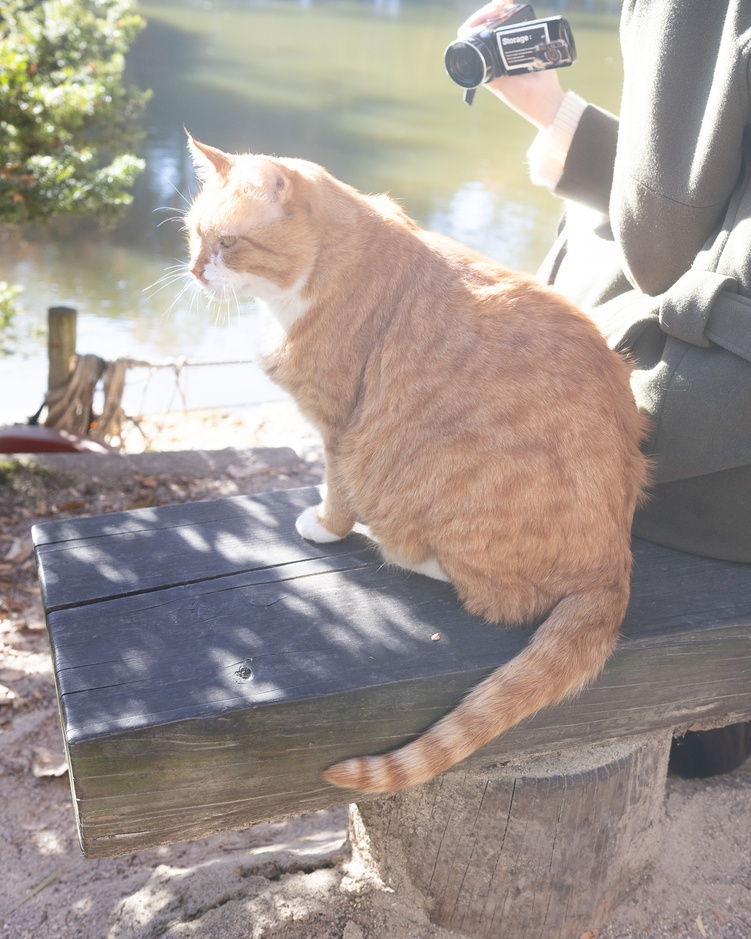
//> input picture HelloCV/images/sample_image.jpg, 751 x 939 px, shrunk from 1638 x 2048 before the run
$ ./main   (built with g++ and OpenCV 4)
//> lines starting //> are read from the running program, lines starting //| are printed output that depends on the picture
#include <opencv2/opencv.hpp>
#include <iostream>

using namespace cv;
using namespace std;

int main(int ac, char** av) {

    Mat img_1 = imread("images/sample_image.jpg", 0);    //이미지를 grayscale로 불러옴
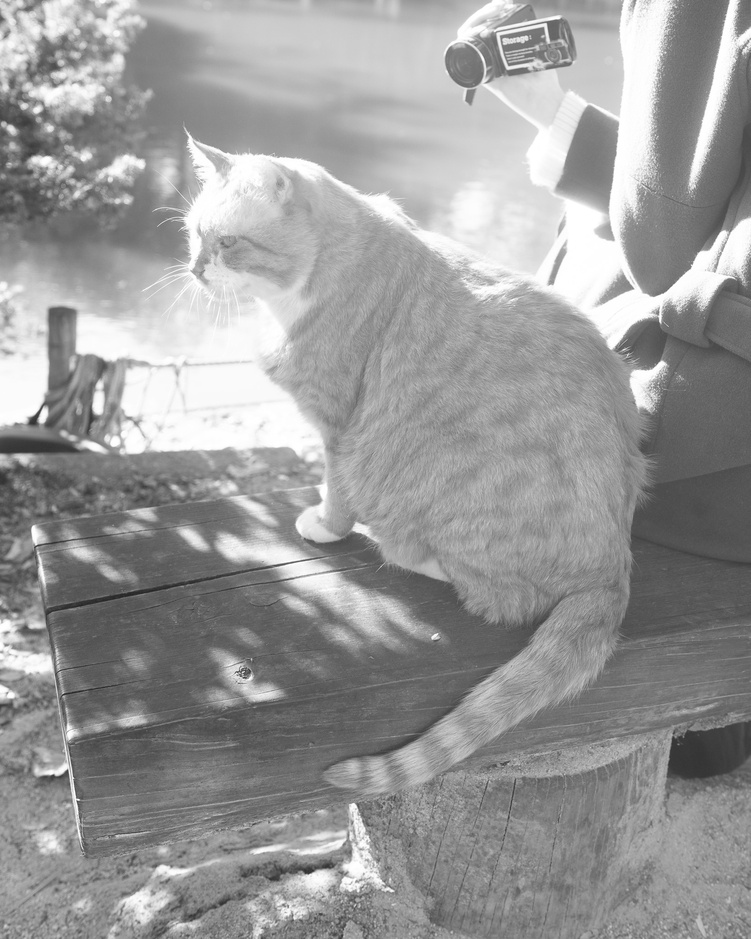
//> img_1: 939 rows x 751 cols, CV_8UC1; min 34, max 255, mean 153.3

    Mat img_2 = img_1 * 2;
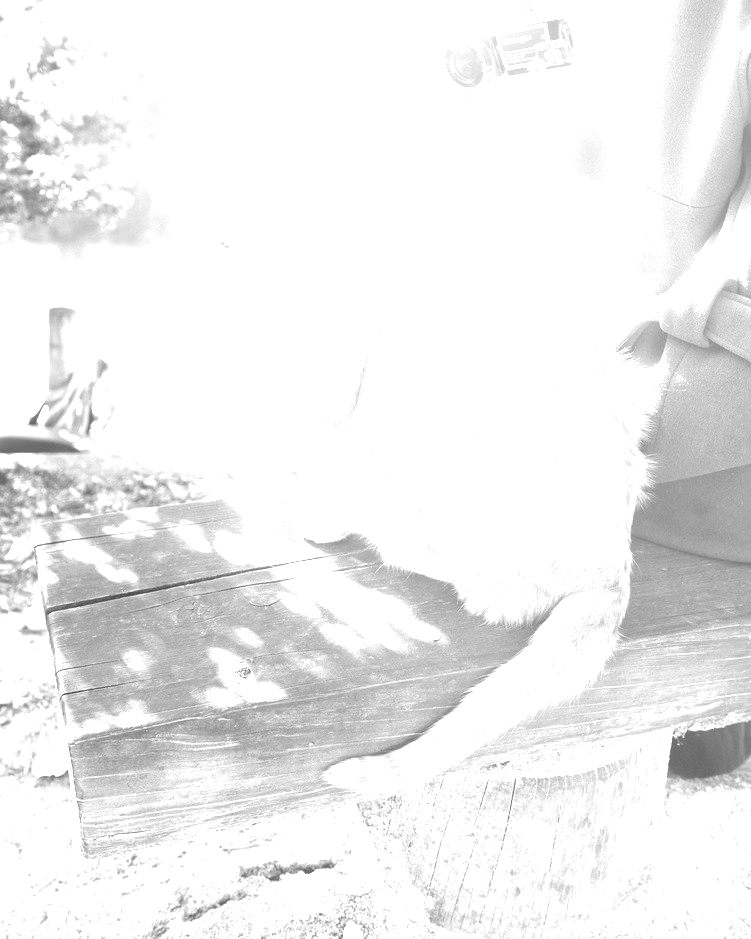
//> img_2: 939 rows x 751 cols, CV_8UC1; min 68, max 255, mean 238.9
    Mat img_3 = img_1 / 2;
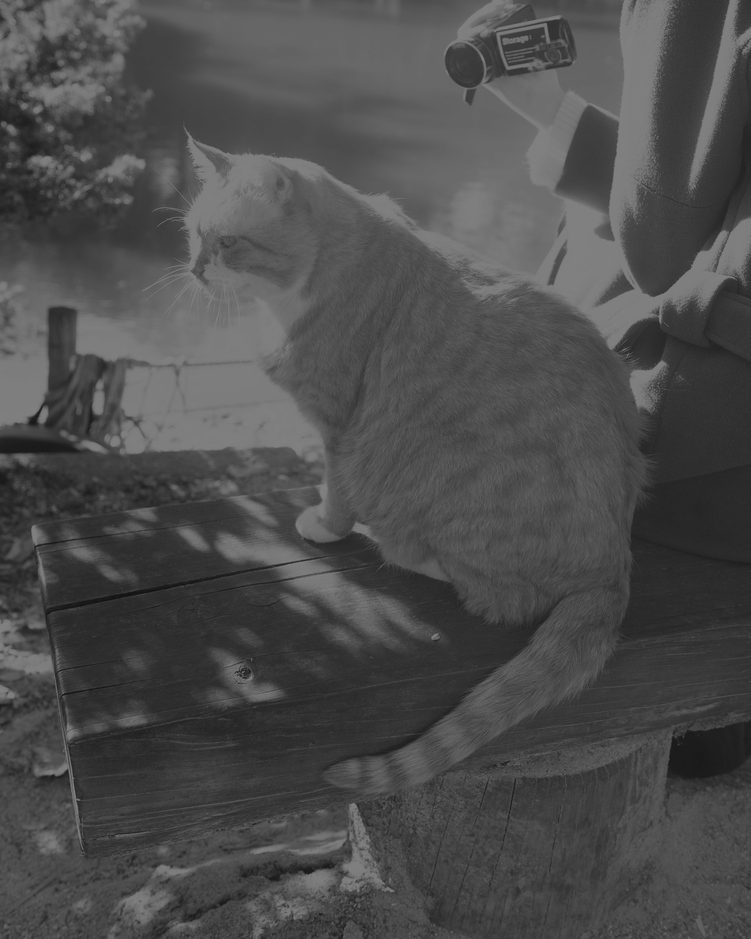
//> img_3: 939 rows x 751 cols, CV_8UC1; min 17, max 128, mean 76.7
    Mat img_hist;

    // convert RGB image to gray
    cv::cvtColor(frame, gray, CV_RGB2GRAY);
//> (this line was passed over: frame is not available in this run)

    const int* channel_numbers = { 0 };
    float channel_range[] = { 0.0, 255.0 };
    const float* channel_ranges = channel_range;
    int number_bins = 255;

//> (the run ends here: the program needs code that is not available in this run, at `calcHist(&img_1, 1, channel_numbers, Mat(), histogram, 1, &number_bins..`)

$ run again, with HelloCV/images/road_image.JPG copied over HelloCV/images/sample_image.jpg
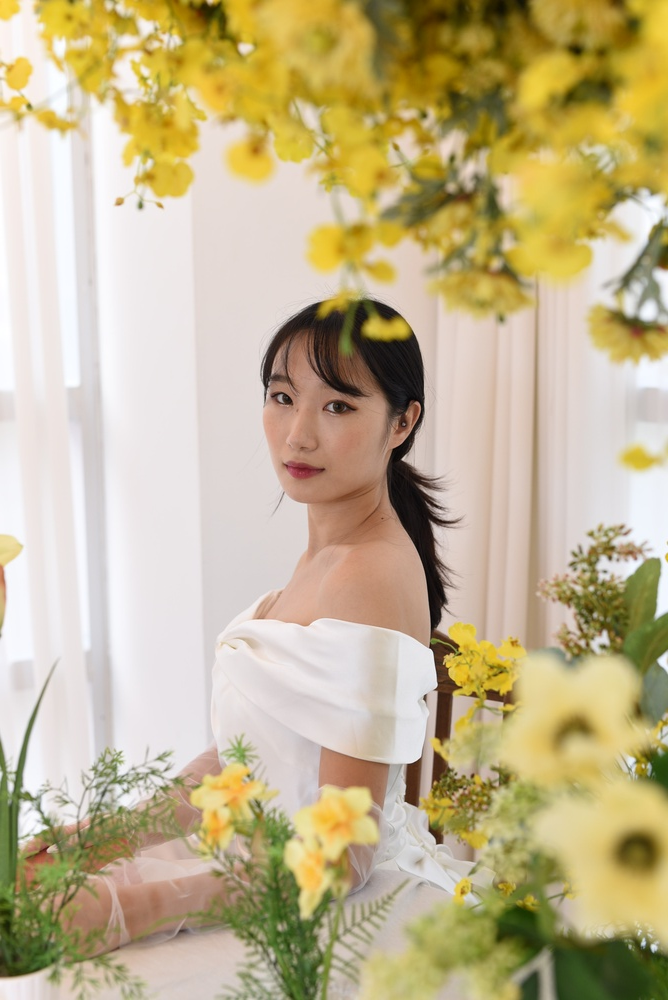
//> input picture HelloCV/images/road_image.JPG, 668 x 1000 px, shrunk from 4016 x 6016 before the run
//> `Mat img_2 = img_1 * 2;`:
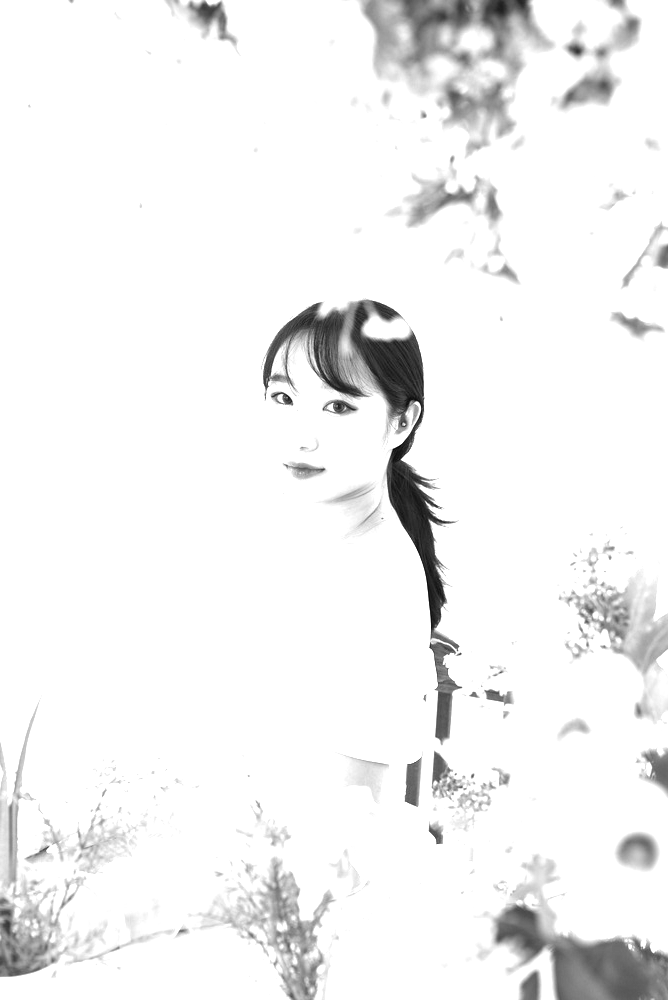
//> img_2: 1000 rows x 668 cols, CV_8UC1; min 0, max 255, mean 242
//> `Mat img_3 = img_1 / 2;`:
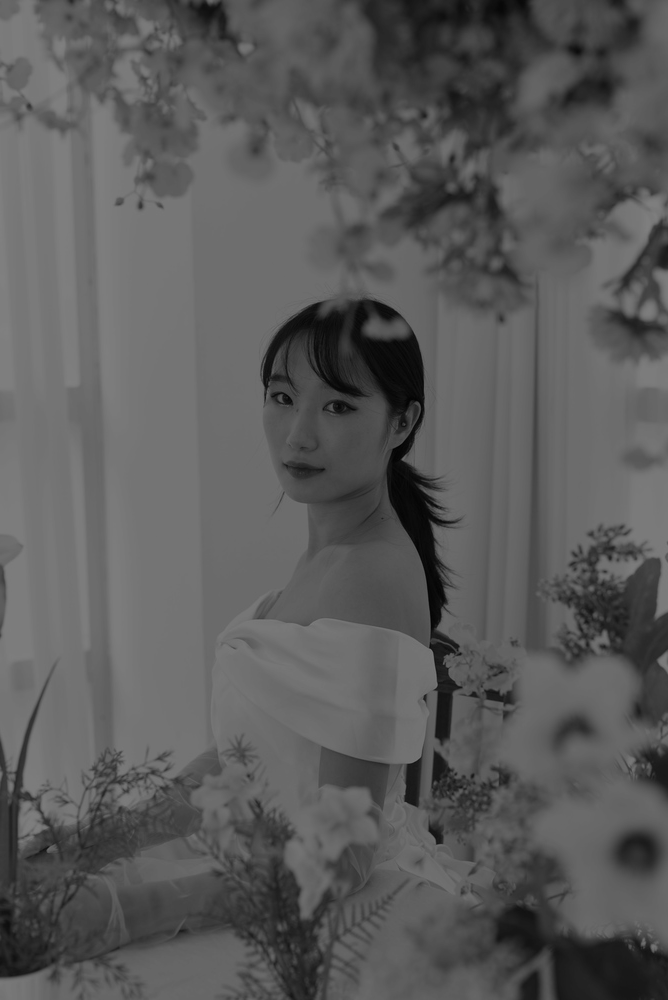
//> img_3: 1000 rows x 668 cols, CV_8UC1; min 0, max 128, mean 90.2
